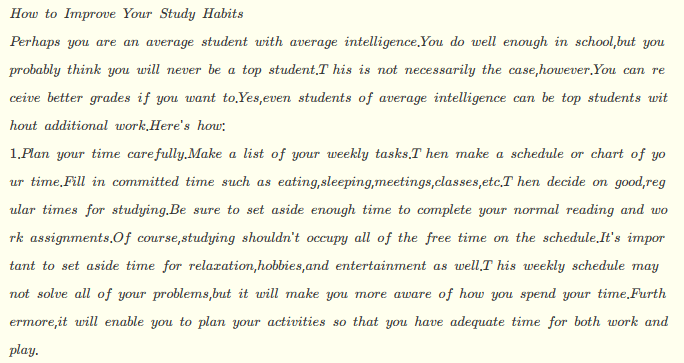
#> input picture test.png, 684 x 363 px
$ python rotation.py --image test.png
#> lines starting #> are read from the running program, lines starting #| are printed output that depends on the picture
#旋转

import cv2
import numpy as np
import argparse

def rotate(image,angle,center = None,scale = 1.0):
    #获取图片尺寸
    (h,w) = image.shape[:2]
    if center == None:
        center = (w//2,h//2)

    M = cv2.getRotationMatrix2D(center,angle,scale)
    rotated = cv2.warpAffine(image,M,(w,h))

    return rotated

ap = argparse.ArgumentParser()
ap.add_argument('-i','--image',required = True,help = "Path to image")
args = vars(ap.parse_args())

image = cv2.imread(args['image'])
#> image is the input picture: shape (363, 684, 3); mean B, G, R 226.9, 242.9, 242.9

cv2.imshow("Original",image)

rotated = rotate(image,45)
#> in rotate, `rotated = cv2.warpAffine(image,M,(w,h))`:
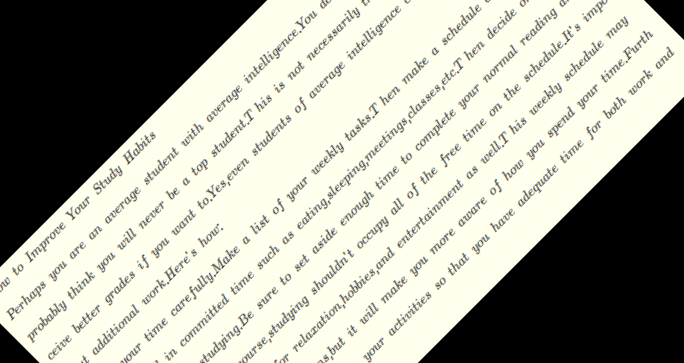
#> rotated: shape (363, 684, 3); mean B, G, R 159.9, 171.1, 171.1
cv2.imshow("Rotated by 45 Degrees",rotated)

rotated = rotate(image,-45)
#> call 2 of rotate, with angle = -45, scale = 1
#> in rotate (call 2), `rotated = cv2.warpAffine(image,M,(w,h))`:
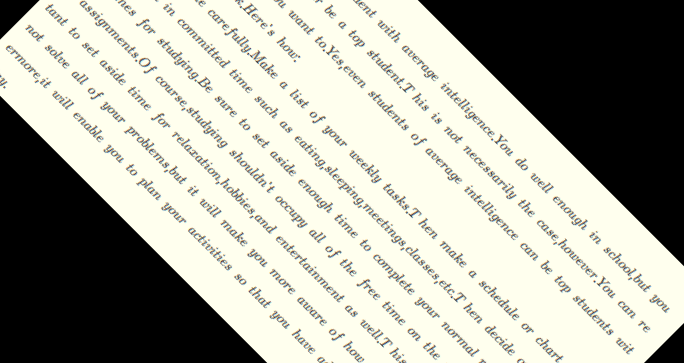
#> rotated: shape (363, 684, 3); mean B, G, R 160.5, 171.8, 171.8
cv2.imshow("Rotated by -45 Degrees",rotated)

rotated = rotate(image,90)
#> call 3 of rotate, with angle = 90, scale = 1
#> in rotate (call 3), `rotated = cv2.warpAffine(image,M,(w,h))`:
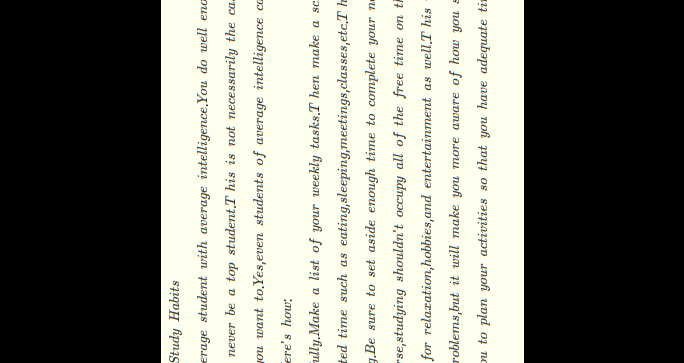
#> rotated: shape (363, 684, 3); mean B, G, R 120.4, 128.9, 128.9
cv2.imshow("Rotated by 90 Degrees",rotated)

rotated = rotate(image,-90)
#> call 4 of rotate, with angle = -90, scale = 1
#> in rotate (call 4), `rotated = cv2.warpAffine(image,M,(w,h))`:
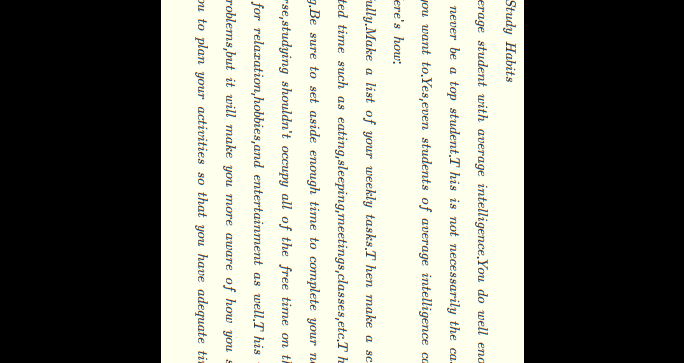
#> rotated: shape (363, 684, 3); mean B, G, R 120.4, 128.9, 128.9
cv2.imshow("Rotated by -90 Degrees",rotated)

rotated = rotate(image,180)
#> in rotate (call 5), `rotated = cv2.warpAffine(image,M,(w,h))`:
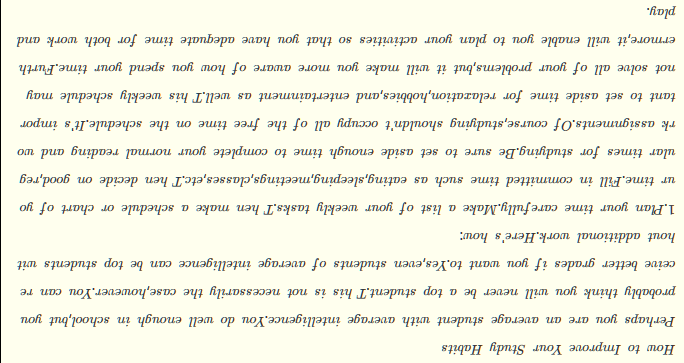
#> rotated: shape (363, 684, 3); mean B, G, R 226.5, 242.5, 242.5
cv2.imshow("Rotated by 180 Degrees",rotated)

cv2.waitKey(0)
